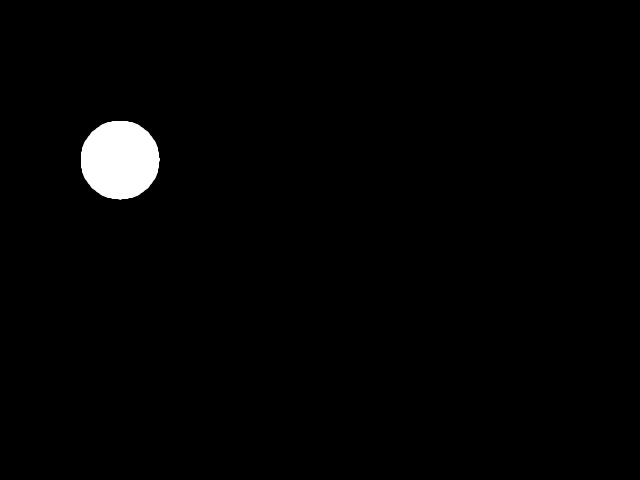
Frame 1 (no input)
Frame 60 (the mouse pressed at the canvas centre just before this capture): identical to frame 1, image omitted
Frame 120 (the mouse held since frame 60 and released just before this capture): identical to frame 1, image omitted

The Processing sketch that drew this single still picture (run headless with seeded random() and noise(); from frame 60 on, the mouse is pressed at the canvas centre):

// Processing sketch: circle
// ── circle.pde
void setup() {
  size(640, 480);
}

void draw() {
  clear();
  background(0.0, 0.0, 0.0);
  drawCircle(120, 160, 40, 40, 100);
}

void drawCircle(float cx, float cy, float rx, float ry, int num_segments) 
{ 
  float theta = 2 * 3.1415926 / float(num_segments); 
  float c = cos(theta);//precalculate the sine and cosine
  float s = sin(theta);
  float t;

  float x = 1;//we start at angle = 0 
  float y = 0; 

  pushMatrix();
  beginShape();
  for (int ii = 0; ii < num_segments; ii++) 
  { 
    //apply radius and offset
    //glVertex2f(x * rx + cx, y * ry + cy);//output vertex
    vertex(x * rx + cx, y * ry + cy);

    //apply the rotation matrix
    t = x;
    x = c * x - s * y;
    y = s * t + c * y;
  } 
  endShape();
  popMatrix();
}
